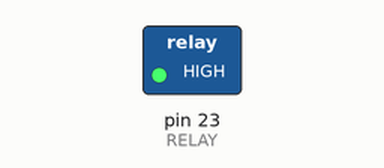
A sketch run on a simulated Arduino Mega 2560, built with avr-gcc and run on an emulated ATmega2560. Parts: switched loads named in the sketch (green lamp = pin HIGH). Dashed ring = blinking.

Above: at 0.5 s.
Timing chart, 0 to 4.6 s (numbered marks = the images above):
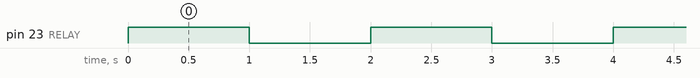

Measured:
- by itself, pin 23 (RELAY): alternates HIGH for 1.0 s and LOW for 1.0 s

The sketch:

lab2.6.ino
```cpp
#define RELAY   23

void setup() {
  pinMode(RELAY, OUTPUT);  // set arduino pin to output mode
}void loop() {
    digitalWrite(RELAY, HIGH);
    delay(1000);
    digitalWrite(RELAY, LOW);
    delay(1000);
  }
```
